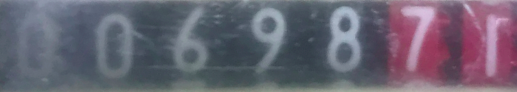
#> input picture images/image.png, 517 x 92 px
$ python extract_numbers.py
#> lines starting #> are read from the running program, lines starting #| are printed output that depends on the picture; after the words box and inside, x2 and y2 are one past the last pixel; in counts of white or black regions, pixels touching at a corner belong together

import cv2
import numpy as np
import pytesseract

sharpened_image = cv2.imread('./images/image.png', flags=cv2.IMREAD_COLOR)
#> sharpened_image is the input picture: shape (92, 517, 3); mean B, G, R 114.1, 99.9, 105.3

if sharpened_image is None:
    print("Error: Unable to load image from the specified path.")
else:
    gray_image = cv2.cvtColor(sharpened_image, cv2.COLOR_BGR2GRAY)
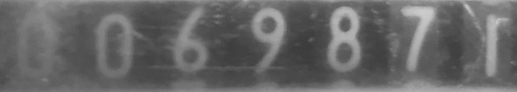
#> gray_image: shape (92, 517); min 58, max 203, mean 103.1

    _, threshold_image = cv2.threshold(gray_image, 0, 255, cv2.THRESH_BINARY_INV + cv2.THRESH_OTSU)
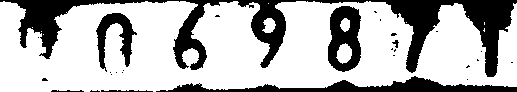
#> threshold_image: shape (92, 517); 71.4% white; 28 black regions (21 under 20 px), largest, box (x1, y1, x2, y2) and area: (0, 0, 517, 77) 8692, (156, 76, 517, 92) 2246, (328, 6, 361, 72) 1475

    custom_config = r'--psm 6 outputbase digits'
#> (the run stopped early here; a loop or call above may not have finished)
